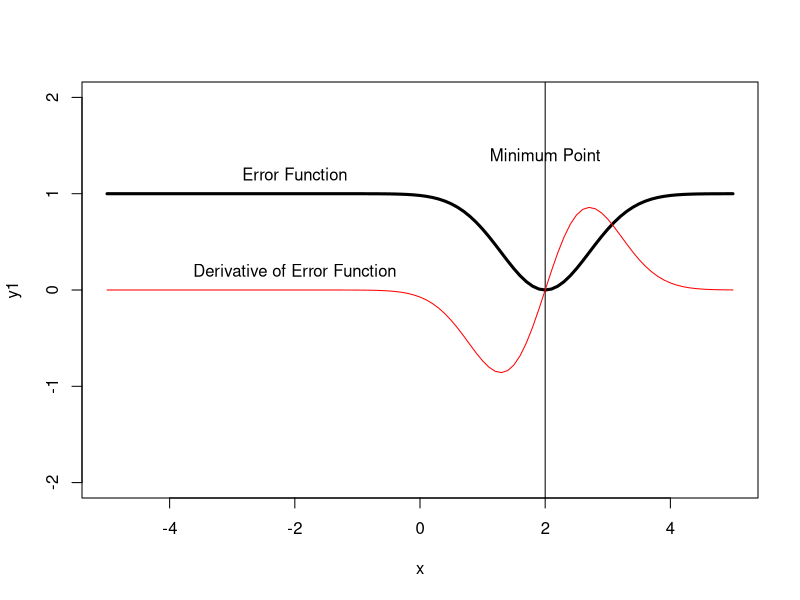
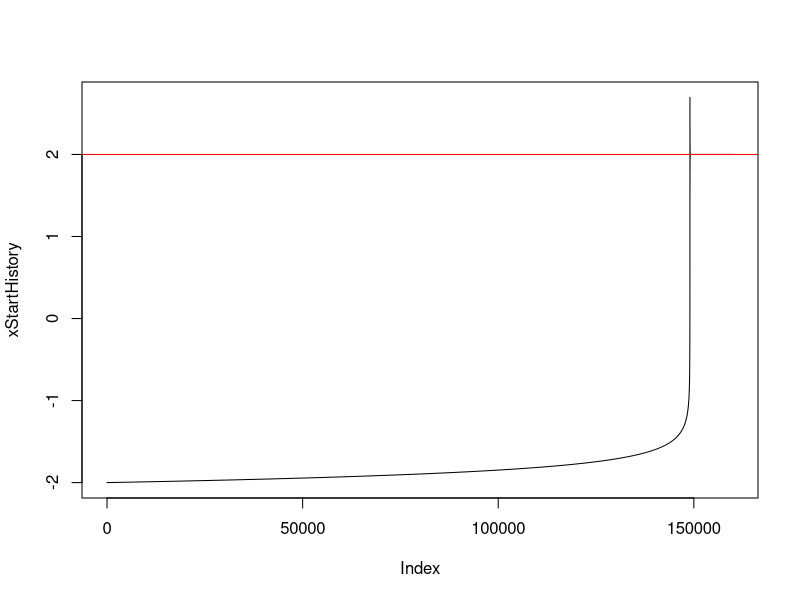
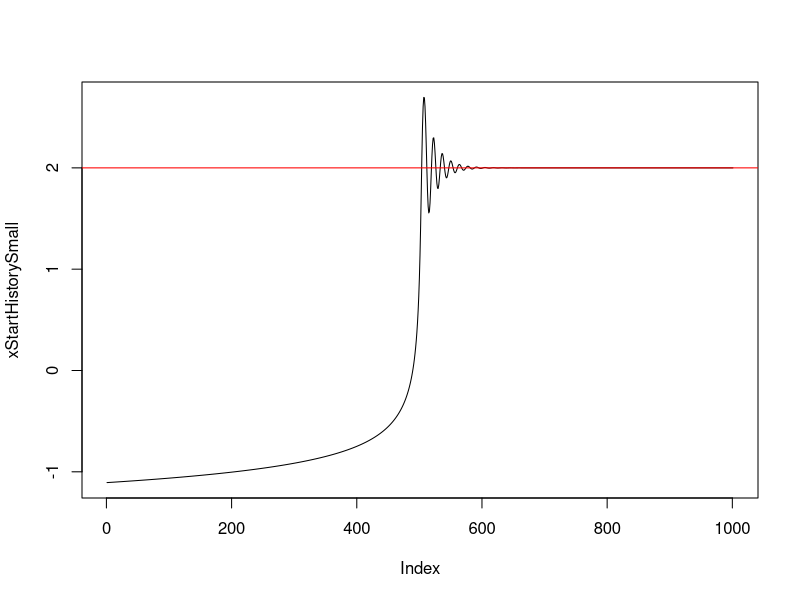

The R source for these figures, in order:
#########################################################
#
# Gradient Decent
# Steep versus gentle slope
#
#
rm(list=ls(all=TRUE))

#################################################
# Example#1
#
x = seq(-5,5,0.1)
y1 = 1 - exp(-(x-2)^2)

plot(x,y1,type='l',ylim=c(-2,2),lwd=3)
text(-2,1.2,"Error Function")
text(2,1.4,"Minimum Point")
abline(v=2)

dy_dx = function (w1) { 2*(w1-2)*exp(-(w1-2)^2) }

slope = dy_dx(x)
points(x,slope,type='l',col='red')
text(-2,0.2,"Derivative of Error Function")

############################################
xStart = -2.0
learningRate = 0.1

#########################################
# Momentum
#
maxLimit = 160000
xStartHistory = rep(0,maxLimit)
gamma = 0.9
update = 0

for ( i in 1:maxLimit )
{
  xStartHistory[i] = xStart 
  gradient = dy_dx(xStart)
  
  update = (gamma * update) + (learningRate * gradient)
  xStart = xStart - update
  
  if ( i %% 1000 == 0 ) { cat ("i = ",i, "xstart = ", xStart, "\n")}
}

plot(xStartHistory,type='l')
abline(h=2,col='red')

######################################################
# Expand when the values are converging
#
xStartHistorySmall = xStartHistory[148500:149500]
plot(xStartHistorySmall,type='l')
abline(h=2,col='red')

#################################################



